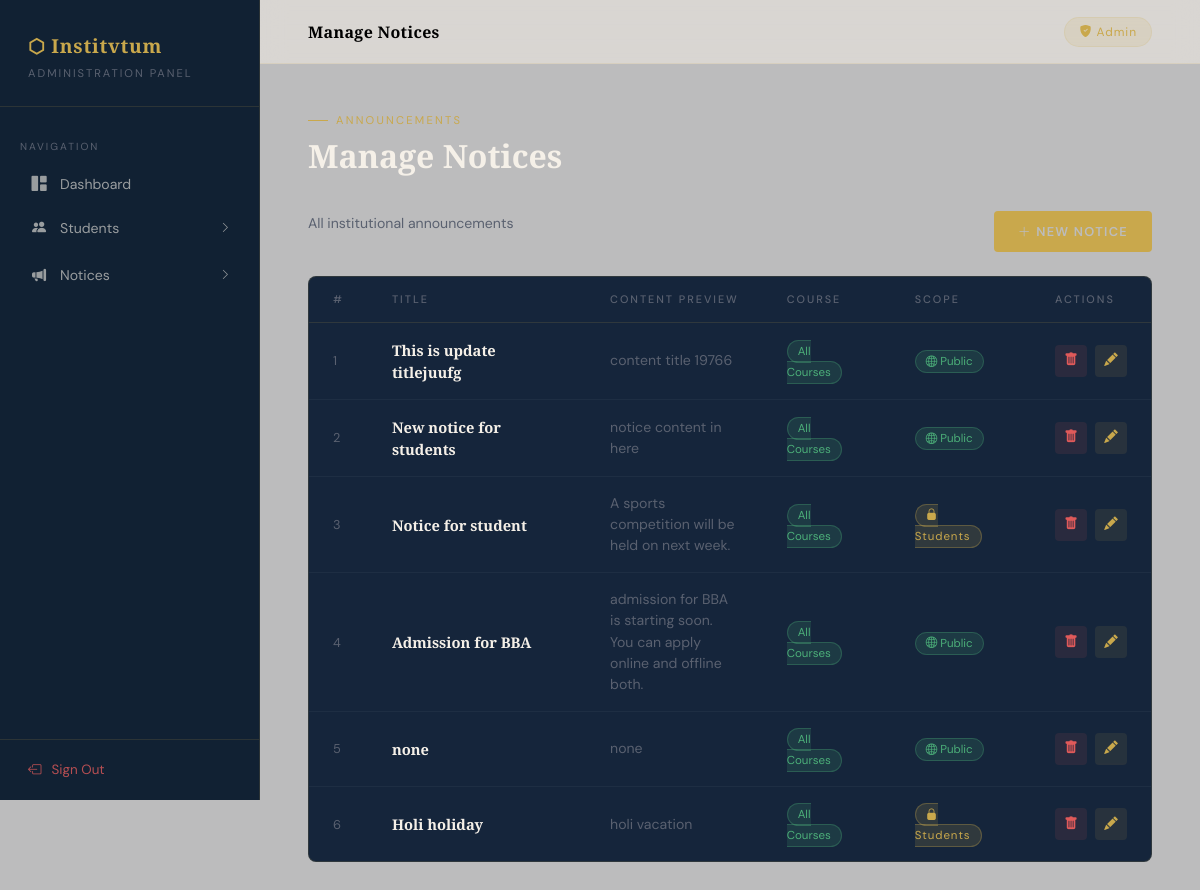
/admin_panel/manage_notices/, run on an earlier commit of the app's database.
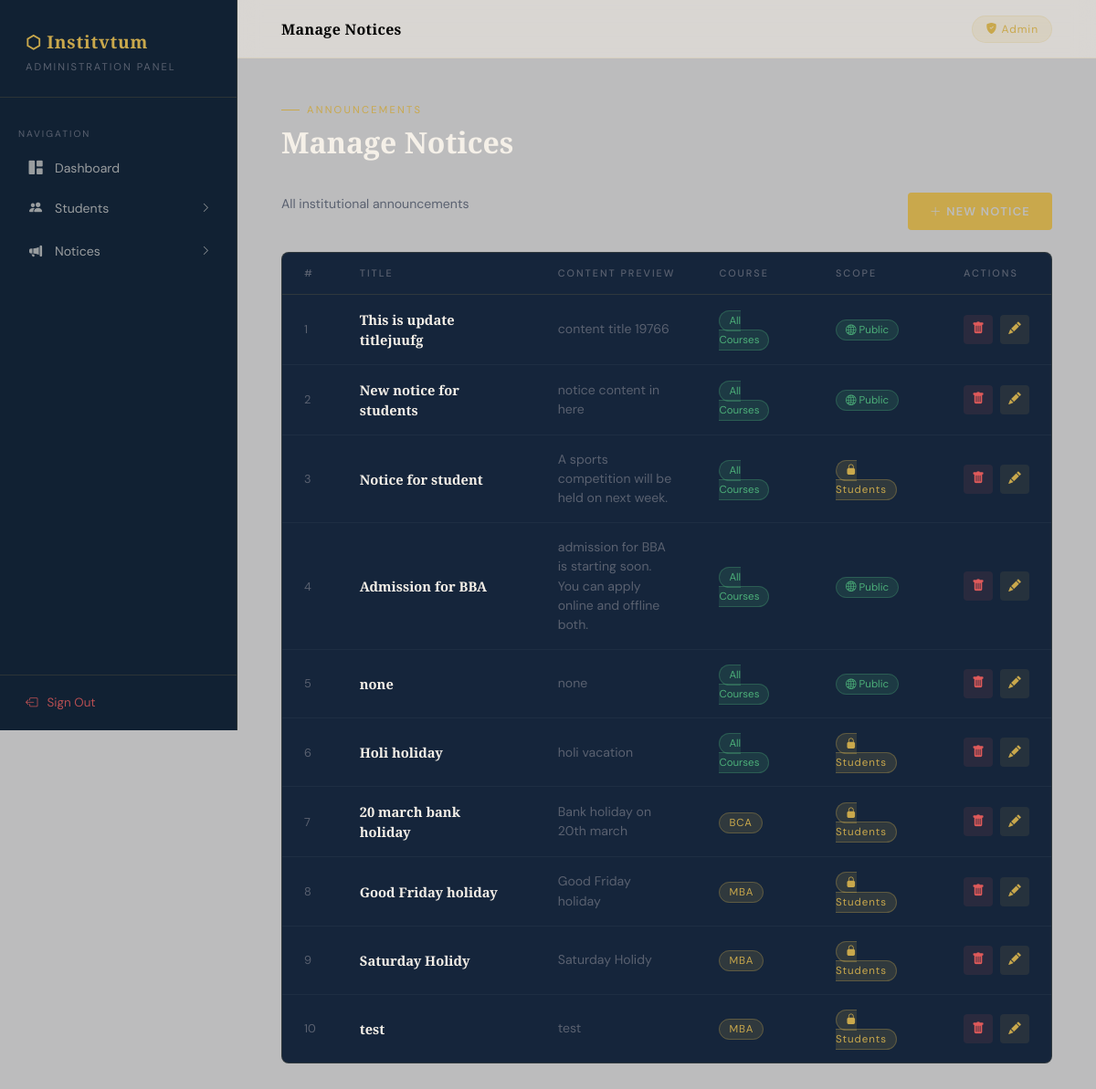
And on a later commit of the database.
### main/models.py (models this page shows, shortened)
class Notice(models.Model):
    title = models.CharField(max_length=200)
    content = models.TextField()
    isPublic = models.BooleanField(default=False)
    course = models.CharField(max_length=50, null=True, blank=True)

### main/views.py (the view)
# urls.py: path('admin_panel/manage_notices/', views.manageNotices, name="manage_notices"),
def manageNotices(request):
    all_notices = Notice.objects.all()
    courses = Student.objects.values_list('course', flat=True).distinct()
    return render(request, 'admin/manage_notices.html', {
        'notices': all_notices,
        'courses': courses
    })

### templates/admin/manage_notices.html (shortened to what this page needs)
{% extends 'admin/admin_base.html' %}
{% block top_title %}Manage Notices{% endblock %}
{% block body %}
<div class="page-heading">
  <div class="eyebrow">Announcements</div>
  <h1>Manage Notices</h1>
</div>
<div style="display:flex;justify-content:space-between;align-items:center;margin-bottom:24px;">
  <p style="color:var(--muted);font-size:0.88rem;">All institutional announcements</p>
  <a href="{% url 'add_notice' %}" class="btn-submit" style="text-decoration:none;padding:11px 24px;font-size:0.8rem;">
    <i class="bi bi-plus-lg"></i> New Notice
  </a>
</div>
<div class="panel-card">
  <table class="data-table">
    <thead>
      <tr>
        <th>#</th>
        <th>Title</th>
        <th style="width:50px">Content Preview</th>
        <th>Course</th>
        <th>Scope</th>
        <th>Actions</th>
      </tr>
    </thead>
    <tbody>
      {% for notice in notices %}
      <tr>
        <td style="color:var(--muted);font-size:0.8rem;">{{ forloop.counter }}</td>
        <td style="font-family:'Playfair Display',serif;font-weight:600;color:var(--cream);font-size:0.92rem;">{{ notice.title }}</td>
        <td style="color:var(--muted);max-width:380px;">{{ notice.content|truncatechars:80 }}</td>
        <td>
          {% if notice.course %}
            <span class="badge-gold">{{ notice.course }}</span>
          {% else %}
            <span class="badge-success">All Courses</span>
          {% endif %}
        </td>
        <td>
          {% if notice.isPublic %}
            <span class="badge-success"><i class="bi bi-globe2"></i> Public</span>
          {% else %}
            <span class="badge-gold"><i class="bi bi-lock-fill"></i> Students</span>
          {% endif %}
        </td>
        <td>
          <div style="display:flex;gap:8px;">
            <a href="{% url 'delete_notice' notice.id %}" class="action-btn action-btn-danger" title="Delete">
              <i class="bi bi-trash-fill"></i>
            </a>
            <button class="action-btn action-btn-primary" data-bs-toggle="modal" data-bs-target="#editModal{{ notice.id }}" title="Edit">
              <i class="bi bi-pencil-fill"></i>
            </button>
          </div>
        </td>
      </tr>
      {% endfor %}
    </tbody>
  </table>
</div>
{% endblock %}

What changed in the data, as far as the page shows it:
added Notice: title "20 march bank holiday", content "Bank holiday on 20th march", course "BCA", isPublic False (drawn)
added Notice: title "Good Friday holiday", content "Good Friday holiday", course "MBA", isPublic False (drawn)
added Notice: title "Saturday Holidy", content "Saturday Holidy", course "MBA", isPublic False (drawn)
added Notice: title "test", content "test", course "MBA", isPublic False (drawn)
